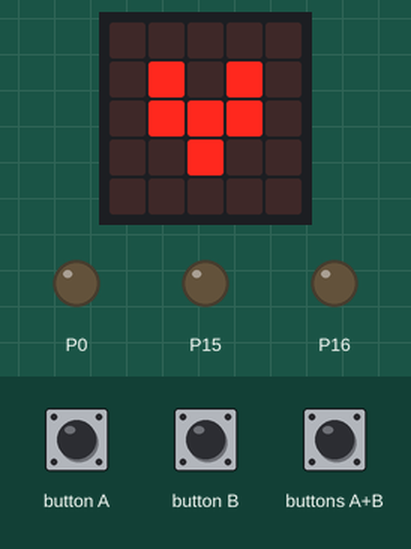
Recording of a program running on a simulated BBC micro:bit (MakeCode). Shown: the board's 5×5 LED display, output pins drawn as LEDs (lit = HIGH). The test bench sets the inputs (shaded band).

Above: at 1.8 s.
1.9 s: button A pressed for 0.15 s
At 2.2 s:
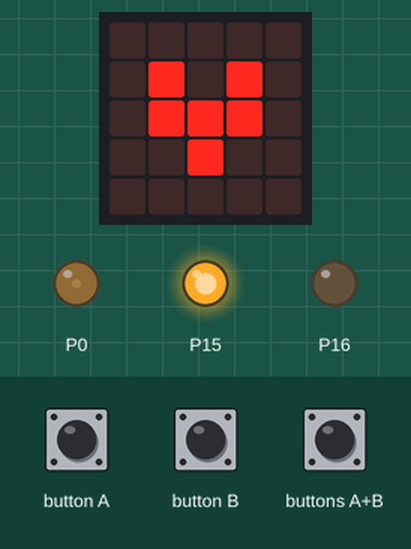
2.6 s: buttons A+B pressed for 0.15 s
At 3.1 s:
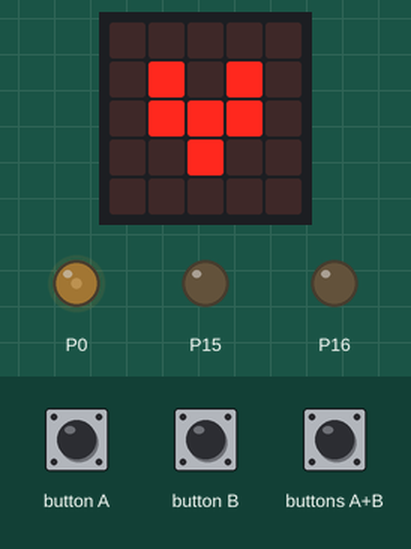
3.3 s: button A pressed for 0.15 s
4.0 s: button B pressed for 0.15 s
At 4.3 s:
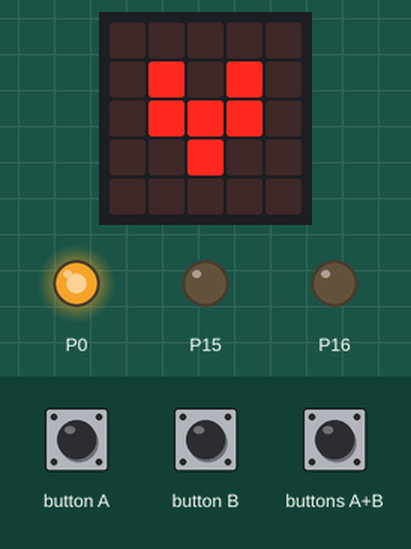
4.7 s: buttons A+B pressed for 0.15 s
At 6.3 s:
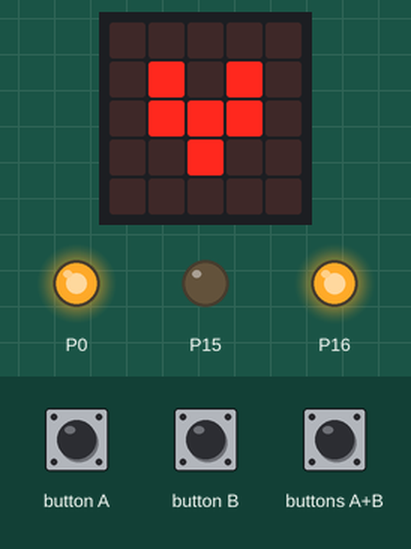
7.1 s: buttons A+B pressed for 0.15 s
At 8.6 s:
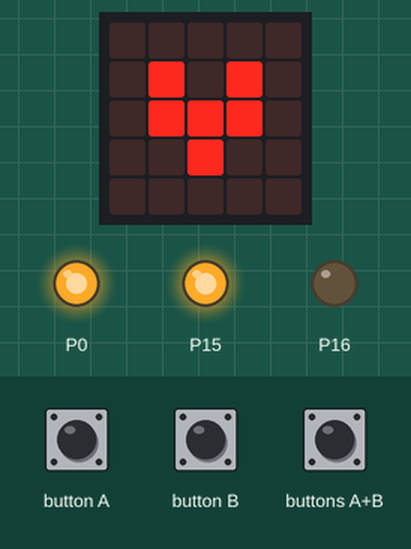
Timing chart, 0 to 8.8 s (numbered marks = the images above; inputs shaded):
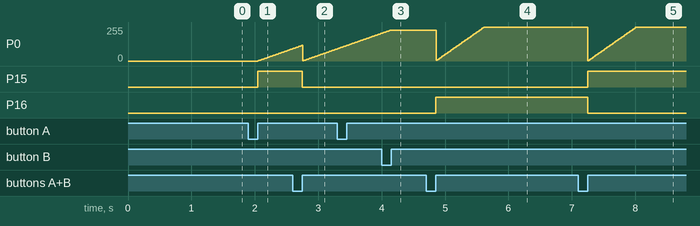

Measured:
- after the input at 1.9 s, P0: moves from 0/255 to 92/255 over 0.54 s, starting after 0.15 s; P15: LOW → HIGH after 0.15 s
- after the input at 2.6 s, P15: HIGH → LOW after 0.15 s
- after the input at 4.0 s, P0: goes on until 4.1 s, then stays 232/255
- after the input at 4.7 s, P16: LOW → HIGH after 0.16 s
- after the input at 7.1 s, P15: LOW → HIGH after 0.15 s; P16: HIGH → LOW after 0.15 s

The program:

main.ts
```typescript
input.onButtonPressed(Button.A, function () {
    Fram()
})
function stopp () {
    while (speed > 0) {
        speed += -10
        pins.analogWritePin(AnalogPin.P0, speed)
    }
    pins.digitalWritePin(DigitalPin.P15, 0)
    pins.digitalWritePin(DigitalPin.P16, 0)
}
function Fram () {
    while (speed > 0) {
        speed += -10
        pins.analogWritePin(AnalogPin.P0, speed)
        basic.pause(15)
    }
    pins.digitalWritePin(DigitalPin.P15, 1)
    pins.digitalWritePin(DigitalPin.P16, 0)
    while (speed < 1023) {
        speed += 10
        pins.analogWritePin(AnalogPin.P0, speed)
        basic.pause(15)
    }
}
input.onButtonPressed(Button.AB, function () {
    stopp()
})
input.onButtonPressed(Button.B, function () {
    bak()
})
function bak () {
    while (speed > 0) {
        speed += -10
        pins.analogWritePin(AnalogPin.P0, speed)
        basic.pause(15)
    }
    pins.digitalWritePin(DigitalPin.P15, 0)
    pins.digitalWritePin(DigitalPin.P16, 1)
    while (speed < 1023) {
        speed += 10
        pins.analogWritePin(AnalogPin.P0, speed)
        basic.pause(15)
    }
}
let speed = 0
basic.showIcon(IconNames.SmallHeart)
pins.digitalWritePin(DigitalPin.P15, 0)
pins.digitalWritePin(DigitalPin.P16, 0)
speed = 0
basic.forever(function () {

})
```

test.ts
```typescript
// testene settes inn her; disse vil ikke kompilert så lenge denne pakken blir brukt som en utvidelse.
```
